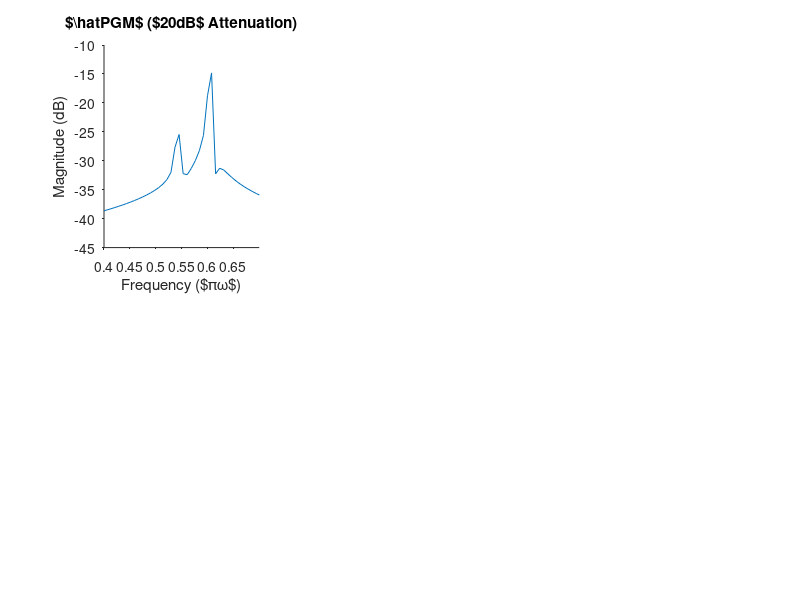

The MATLAB script that drew this image: (Note: this script raises an error after producing the figure.)
clear all
close all


%% Show me the chebwin window!

f_0 = 0.2;
x_n = @(a_1, a_2, phi_1, phi_2, sigma2, alpha, N) a_1*sin(f_0*2*pi*(0:(N-1)) + phi_1) + ...
    a_2*sin((f_0+(alpha/N))*2*pi*(0:(N-1)) + phi_2) + sqrt(sigma2)*randn([1 N]);


N = 256;

    figure;
    vals = [20 100 150];
    
    for a_2=1:length(vals)
        subplot(2,length(vals),a_2);
        signal = x_n(1, 0.1, 0, 0, 0, 8, N) .* chebwin(N, vals(a_2))';

        test = (1/N) * fft(signal);
        pdg = 10*log10(abs(test));
        plot( linspace(-1,1,length(pdg)), pdg  );
        title(sprintf('$\\hat{PGM}$ ($%idB$ Attenuation)', vals(a_2)));
        xlabel('Frequency ($\pi\omega$)')
        ylabel('Magnitude (dB)');
        xlim([0.4,0.7])

        set(gca,'TickDir','out');
        set(gca,'Box','off');
        set(gcf,'color','w');
        cleanfigure;
    end
    
    for a_2=1:length(vals)
        subplot(2,length(vals),length(vals)+a_2);
        signal = x_n(1, 0.0001, 0, 0, 0, 8, N) .* chebwin(N, vals(a_2))';

        test = (1/N) * fftshift(fft(signal));
        pdg = 10*log10(abs(test));
        plot( linspace(-1,1,length(pdg)), pdg  );
        title(sprintf('$\\hat{PGM}$ ($%idB$ Attenuation)', vals(a_2)));
        xlabel('Frequency ($\pi\omega$)')
        ylabel('Magnitude (dB)');
        xlim([0.3,0.6])

        set(gca,'TickDir','out');
        set(gca,'Box','off');
        set(gcf,'color','w');
        cleanfigure;
    end
    
    
    
    
%% Show me the blackman tuckey window!

f_0 = 0.2;
x_n = @(a_1, a_2, phi_1, phi_2, sigma2, alpha, N) a_1*sin(f_0*2*pi*(0:(N-1)) + phi_1) + ...
    a_2*sin((f_0+(alpha/N))*2*pi*(0:(N-1)) + phi_2) + sqrt(sigma2)*randn([1 N]);


N = 256;

    figure;
    vals = [20 100 150];
    
    for a_2=1:length(vals)
        subplot(2,length(vals),a_2);
        signal = x_n(1, 0.1, 0, 0, 0, 8, N) .* chebwin(N, vals(a_2))';

        signal = xcorr(signal, 'unbiased');
        test = (1/N) * fft(signal);
        pdg = 10*log10(abs(test));
        plot( linspace(-1,1,length(pdg)), pdg  );
        title(sprintf('$\\hat{PGM}$ ($%idB$ Attenuation)', vals(a_2)));
        xlabel('Frequency ($\pi\omega$)')
        ylabel('Magnitude (dB)');
        xlim([0.4,0.7])

        set(gca,'TickDir','out');
        set(gca,'Box','off');
        set(gcf,'color','w');
        cleanfigure;
    end
    
    for a_2=1:length(vals)
        subplot(2,length(vals),length(vals)+a_2);
        signal = x_n(1, 0.0001, 0, 0, 0, 8, N) .* chebwin(N, vals(a_2))';
        signal = xcorr(signal, 'unbiased');

        test = (1/N) * fftshift(fft(signal));
        pdg = 10*log10(abs(test));
        plot( linspace(-1,1,length(pdg)), pdg  );
        title(sprintf('$\\hat{PGM}$ ($%idB$ Attenuation)', vals(a_2)));
        xlabel('Frequency ($\pi\omega$)')
        ylabel('Magnitude (dB)');
        xlim([0.3,0.6])

        set(gca,'TickDir','out');
        set(gca,'Box','off');
        set(gcf,'color','w');
        cleanfigure;
    end


%% let's filter
f_0 = 0.2;
x_n = @(a_1, a_2, phi_1, phi_2, sigma2, alpha, N) a_1*sin(f_0*2*pi*(0:(N-1)) + phi_1) + ...
    a_2*sin((f_0+(alpha/N))*2*pi*(0:(N-1)) + phi_2) + sqrt(sigma2)*randn([1 N]);


N = 256;
cheb_size = 50;
for alpha=[4 12]
    figure;
    vals = [.01 .001 .0001 .000001];
    for a_2=1:length(vals)
        subplot(1,length(vals),a_2);
        signal = x_n(1, vals(a_2), 0, 0, 0, alpha, N) .* chebwin(N, cheb_size)';

        test = (1/N) * fftshift(fft(signal));
        pdg = 10*log10(abs(test));
        plot( linspace(-1,1,length(pdg)), pdg  );
        title(sprintf('Periodogram ($a_2$ = %0.6f)', vals(a_2)));
        xlabel('Frequency ($\pi\omega$)')
        ylabel('Magnitude (dB)');
        xlim([0.3,0.6])

        set(gca,'TickDir','out');
        set(gca,'Box','off');
        set(gcf,'color','w');
        cleanfigure;
    end
    cheb_size = 200;
end




%% let's filter
f_0 = 0.2;
x_n = @(a_1, a_2, phi_1, phi_2, sigma2, alpha, N) a_1*sin(f_0*2*pi*(0:(N-1)) + phi_1) + ...
    a_2*sin((f_0+(alpha/N))*2*pi*(0:(N-1)) + phi_2) + sqrt(sigma2)*randn([1 N]);


N = 256;
cheb_size = 50;
for alpha=[4 12]
    figure;
    vals = [.01 .001 .0001 .000001];
    for a_2=1:length(vals)
        subplot(1,length(vals),a_2);
        signal = x_n(1, vals(a_2), 0, 0, 0, alpha, N) .* chebwin(N, cheb_size)';
        
        signal = xcorr(signal, 'unbiased');
        
        test = (1/N) * fftshift(fft(signal));
        pdg = 10*log10(abs(test));
        plot( linspace(-1,1,length(pdg)), pdg  );
        title(sprintf('Periodogram ($a_2$ = %0.6f)', vals(a_2)));
        xlabel('Frequency ($\pi\omega$)')
        ylabel('Magnitude (dB)');
        xlim([0.3,0.6])

        set(gca,'TickDir','out');
        set(gca,'Box','off');
        set(gcf,'color','w');
        cleanfigure;
    end
    cheb_size = 200;
end


